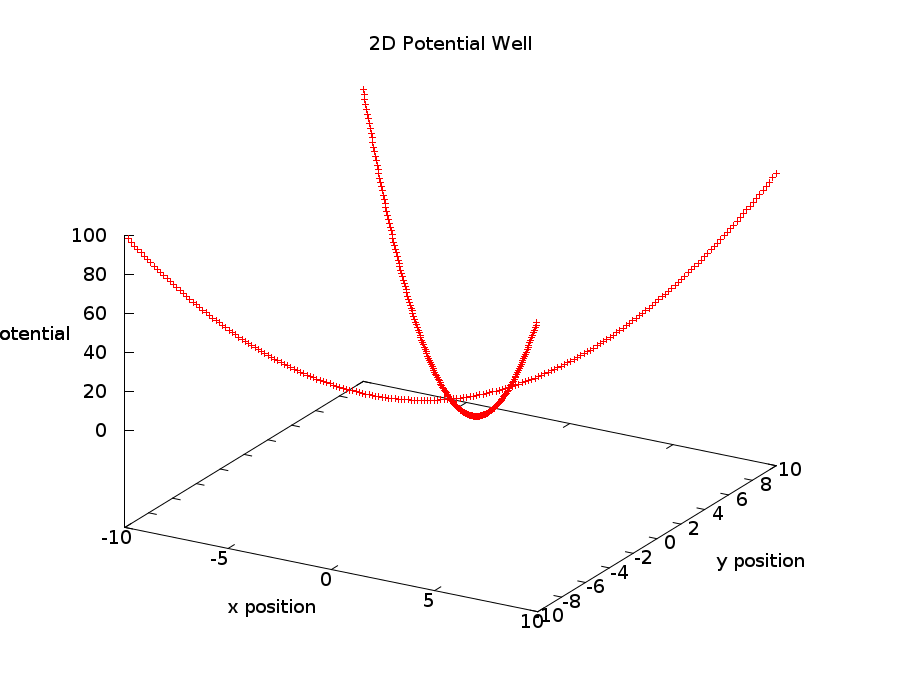

This chart was generated by the following gnuplot code:
# plot file for plotting the time-independent schroedinger 2D potential well 'twoD.dat'
# for plotting x:y:psi(x,y)
#

set terminal pngcairo size 900,700 enhanced font 'Verdana,14'
set out 'xypotential.png'


set title "2D Potential Well"
set xlabel "x position"
set ylabel "y position"
set zlabel "Potential"
set nologscale y
set nologscale x
#set xr [0:1]
#set yr [-1:1.5]
set autoscale
#set dgrid3d 125,125
unset dgrid3d
set key off

splot 'twoD.dat' u 1:2:6
